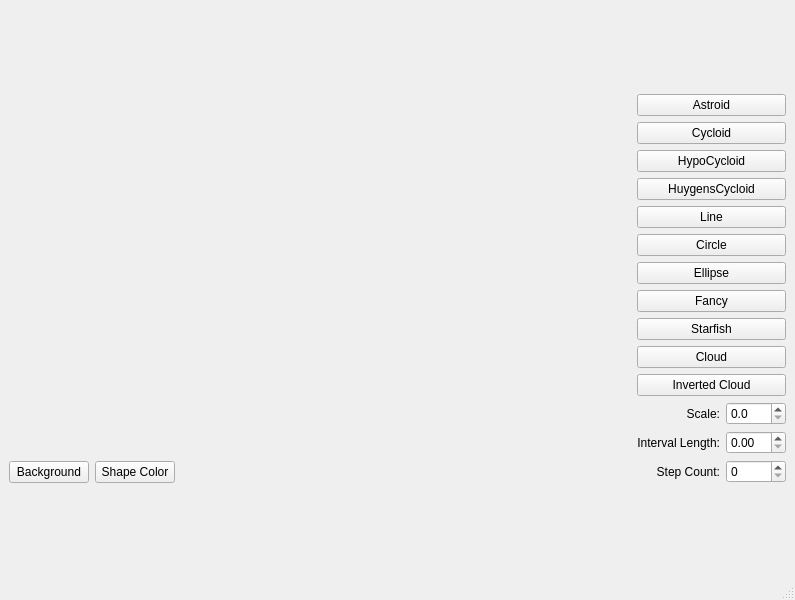
<?xml version="1.0" encoding="UTF-8"?>
<ui version="4.0">
 <class>MainWindow</class>
 <widget class="QMainWindow" name="MainWindow">
  <property name="geometry">
   <rect>
    <x>0</x>
    <y>0</y>
    <width>795</width>
    <height>600</height>
   </rect>
  </property>
  <property name="windowTitle">
   <string>MainWindow</string>
  </property>
  <widget class="QWidget" name="centralwidget">
   <layout class="QGridLayout" name="gridLayout">
    <item row="0" column="0">
     <layout class="QVBoxLayout" name="verticalLayout_3">
      <item>
       <widget class="RenderArea" name="renderArea" native="true"/>
      </item>
      <item>
       <layout class="QHBoxLayout" name="horizontalLayout_4">
        <item>
         <widget class="QPushButton" name="btnBackground">
          <property name="text">
           <string>Background</string>
          </property>
         </widget>
        </item>
        <item>
         <widget class="QPushButton" name="btnLineColor">
          <property name="text">
           <string>Shape Color</string>
          </property>
         </widget>
        </item>
        <item>
         <spacer name="horizontalSpacer">
          <property name="orientation">
           <enum>Qt::Horizontal</enum>
          </property>
          <property name="sizeHint" stdset="0">
           <size>
            <width>40</width>
            <height>20</height>
           </size>
          </property>
         </spacer>
        </item>
       </layout>
      </item>
     </layout>
    </item>
    <item row="0" column="1">
     <layout class="QVBoxLayout" name="verticalLayout_2">
      <item>
       <layout class="QVBoxLayout" name="verticalLayout">
        <item>
         <widget class="QPushButton" name="btnAstroid">
          <property name="text">
           <string>Astroid</string>
          </property>
         </widget>
        </item>
        <item>
         <widget class="QPushButton" name="btnCycloid">
          <property name="text">
           <string>Cycloid</string>
          </property>
         </widget>
        </item>
        <item>
         <widget class="QPushButton" name="btnHypoCycloid">
          <property name="text">
           <string>HypoCycloid</string>
          </property>
         </widget>
        </item>
        <item>
         <widget class="QPushButton" name="btnHuygensCycloid">
          <property name="text">
           <string>HuygensCycloid</string>
          </property>
         </widget>
        </item>
        <item>
         <widget class="QPushButton" name="btnLine">
          <property name="text">
           <string>Line</string>
          </property>
         </widget>
        </item>
        <item>
         <widget class="QPushButton" name="btnCircle">
          <property name="text">
           <string>Circle</string>
          </property>
         </widget>
        </item>
        <item>
         <widget class="QPushButton" name="btnEllipse">
          <property name="text">
           <string>Ellipse</string>
          </property>
         </widget>
        </item>
        <item>
         <widget class="QPushButton" name="btnFancy">
          <property name="text">
           <string>Fancy</string>
          </property>
         </widget>
        </item>
        <item>
         <widget class="QPushButton" name="btnStarfish">
          <property name="text">
           <string>Starfish</string>
          </property>
         </widget>
        </item>
        <item>
         <widget class="QPushButton" name="btnCloud">
          <property name="text">
           <string>Cloud</string>
          </property>
         </widget>
        </item>
        <item>
         <widget class="QPushButton" name="btnInvertedCloud">
          <property name="text">
           <string>Inverted Cloud</string>
          </property>
         </widget>
        </item>
       </layout>
      </item>
      <item>
       <layout class="QHBoxLayout" name="horizontalLayout">
        <item>
         <widget class="QLabel" name="label">
          <property name="text">
           <string>Scale:</string>
          </property>
          <property name="alignment">
           <set>Qt::AlignRight|Qt::AlignTrailing|Qt::AlignVCenter</set>
          </property>
         </widget>
        </item>
        <item>
         <widget class="QDoubleSpinBox" name="spinScale">
          <property name="maximumSize">
           <size>
            <width>60</width>
            <height>16777215</height>
           </size>
          </property>
          <property name="decimals">
           <number>1</number>
          </property>
          <property name="maximum">
           <double>150.000000000000000</double>
          </property>
          <property name="singleStep">
           <double>0.100000000000000</double>
          </property>
         </widget>
        </item>
       </layout>
      </item>
      <item>
       <layout class="QHBoxLayout" name="horizontalLayout_2">
        <item>
         <widget class="QLabel" name="label_2">
          <property name="text">
           <string>Interval Length:</string>
          </property>
          <property name="alignment">
           <set>Qt::AlignRight|Qt::AlignTrailing|Qt::AlignVCenter</set>
          </property>
         </widget>
        </item>
        <item>
         <widget class="QDoubleSpinBox" name="spinInterval">
          <property name="maximumSize">
           <size>
            <width>60</width>
            <height>16777215</height>
           </size>
          </property>
          <property name="maximum">
           <double>100.000000000000000</double>
          </property>
          <property name="singleStep">
           <double>0.100000000000000</double>
          </property>
         </widget>
        </item>
       </layout>
      </item>
      <item>
       <layout class="QHBoxLayout" name="horizontalLayout_3">
        <item>
         <widget class="QLabel" name="label_3">
          <property name="text">
           <string>Step Count:</string>
          </property>
          <property name="alignment">
           <set>Qt::AlignRight|Qt::AlignTrailing|Qt::AlignVCenter</set>
          </property>
         </widget>
        </item>
        <item>
         <widget class="QSpinBox" name="spinStepCount">
          <property name="maximumSize">
           <size>
            <width>60</width>
            <height>16777215</height>
           </size>
          </property>
          <property name="maximum">
           <number>512</number>
          </property>
          <property name="singleStep">
           <number>8</number>
          </property>
         </widget>
        </item>
       </layout>
      </item>
     </layout>
    </item>
   </layout>
  </widget>
  <widget class="QMenuBar" name="menubar">
   <property name="geometry">
    <rect>
     <x>0</x>
     <y>0</y>
     <width>795</width>
     <height>21</height>
    </rect>
   </property>
  </widget>
  <widget class="QStatusBar" name="statusbar"/>
 </widget>
 <customwidgets>
  <customwidget>
   <class>RenderArea</class>
   <extends>QWidget</extends>
   <header>renderarea.h</header>
   <container>1</container>
  </customwidget>
 </customwidgets>
 <resources/>
 <connections/>
</ui>
